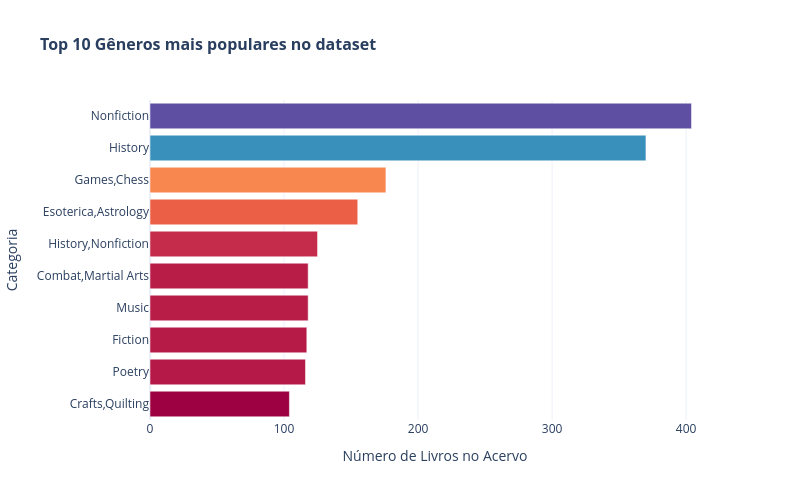

The notebook cell saved with this chart:
### Markdown cell above
# 1. Os gêneros mais presentes no banco de dados.

### Code cell
top_categorias = df['genre'].value_counts().head(10).reset_index()
top_categorias.columns = ['Categoria', 'Quantidade']

fig = px.bar(
    top_categorias, 
    x='Quantidade', 
    y='Categoria',
    orientation='h',
    title='<b>Top 10 Gêneros mais populares no dataset</b>',
    color='Quantidade',
    color_continuous_scale='Spectral',
    labels={'Quantidade': 'Número de Livros no Acervo', 'Categoria': 'Gênero'}
)

fig.update_layout(
    title_font_size=16,
    xaxis_title='Número de Livros no Acervo',
    yaxis_title='Categoria',
    yaxis={'categoryorder': 'total ascending'},
    coloraxis_showscale=False,
    template='plotly_white',
    width=800,
    height=500
)

fig.show()

### Figure 1 — Plotly figure (JSON) as saved in the notebook; plotly's stock layout.template omitted (floating-point values rounded to 4 significant figures)
{"data": [{"hovertemplate": "Número de Livros no Acervo=%{marker.color}<br>Gênero=%{y}<extra></extra>", "legendgroup": "", "marker": {"color": [404, 370, 176, 155, 125, 118, 118, 117, 116, 104], "coloraxis": "coloraxis", "pattern": {"shape": ""}}, "name": "", "orientation": "h", "showlegend": false, "textposition": "auto", "type": "bar", "x": [404, 370, 176, 155, 125, 118, 118, 117, 116, 104], "xaxis": "x", "y": ["Nonfiction", "History", "Games,Chess", "Esoterica,Astrology", "History,Nonfiction", "Music", "Combat,Martial Arts", "Fiction", "Poetry", "Crafts,Quilting"], "yaxis": "y"}], "layout": {"barmode": "relative", "coloraxis": {"colorbar": {"title": {"text": "Número de Livros no Acervo"}}, "colorscale": [[0, "rgb(158,1,66)"], [0.1, "rgb(213,62,79)"], [0.2, "rgb(244,109,67)"], [0.3, "rgb(253,174,97)"], [0.4, "rgb(254,224,139)"], [0.5, "rgb(255,255,191)"], [0.6, "rgb(230,245,152)"], [0.7, "rgb(171,221,164)"], [0.8, "rgb(102,194,165)"], [0.9, "rgb(50,136,189)"], [1, "rgb(94,79,162)"]], "showscale": false}, "height": 500, "legend": {"tracegroupgap": 0}, "title": {"font": {"size": 16}, "text": "<b>Top 10 Gêneros mais populares no dataset</b>"}, "width": 800, "xaxis": {"anchor": "y", "domain": [0, 1], "title": {"text": "Número de Livros no Acervo"}}, "yaxis": {"anchor": "x", "categoryorder": "total ascending", "domain": [0, 1], "title": {"text": "Categoria"}}}}
